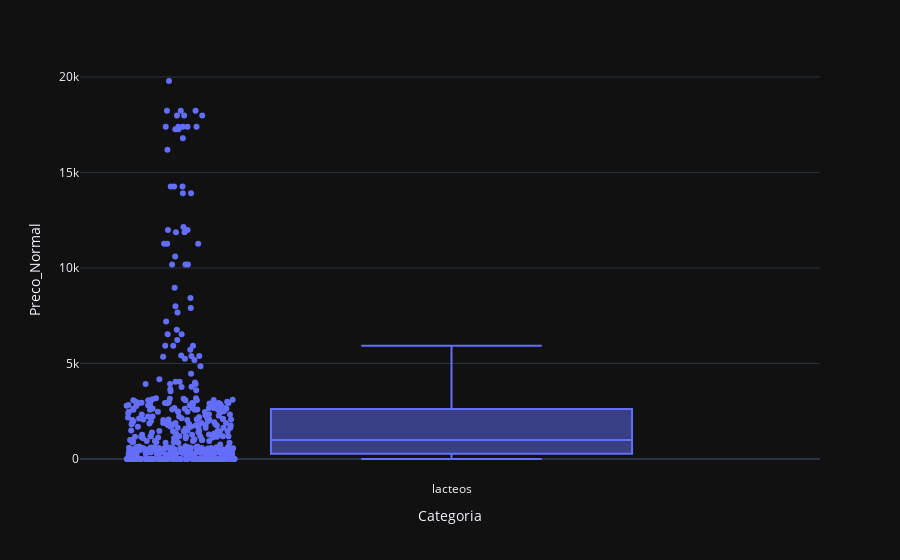

Notebook source saved alongside this figure:
### Markdown cell above
Dica: Para trazer apenas os dados da categoria que você deseja você pode usar o df.loc[df['Categoria'] == 'CATEGORIA ESCOLHIDA'

### Code cell
#Seu código aqui
df_lacteos = df_lacteos = df[df['Categoria'].str.lower() == 'lacteos'].copy()
fig = px.box(df_lacteos, x="Categoria", y="Preco_Normal", points='all')
fig.show()

### Figure 1 — Plotly figure (JSON) as saved in the notebook; plotly's stock layout.template omitted (floating-point values rounded to 4 significant figures; data arrays with more than 128 entries replaced by an {"elided": "..."} marker saying what was removed)
{"data": [{"alignmentgroup": "True", "boxpoints": "all", "hovertemplate": "Categoria=%{x}<br>Preco_Normal=%{y}<extra></extra>", "legendgroup": "", "marker": {"color": "#636efa"}, "name": "", "notched": false, "offsetgroup": "", "orientation": "v", "showlegend": false, "x": {"elided": "447 str values"}, "x0": " ", "xaxis": "x", "y": {"elided": "447 int values"}, "y0": " ", "yaxis": "y", "type": "box"}], "layout": {"xaxis": {"anchor": "y", "domain": [0.0, 1.0], "title": {"text": "Categoria"}}, "yaxis": {"anchor": "x", "domain": [0.0, 1.0], "title": {"text": "Preco_Normal"}}, "legend": {"tracegroupgap": 0}, "margin": {"t": 60}, "boxmode": "group"}}
